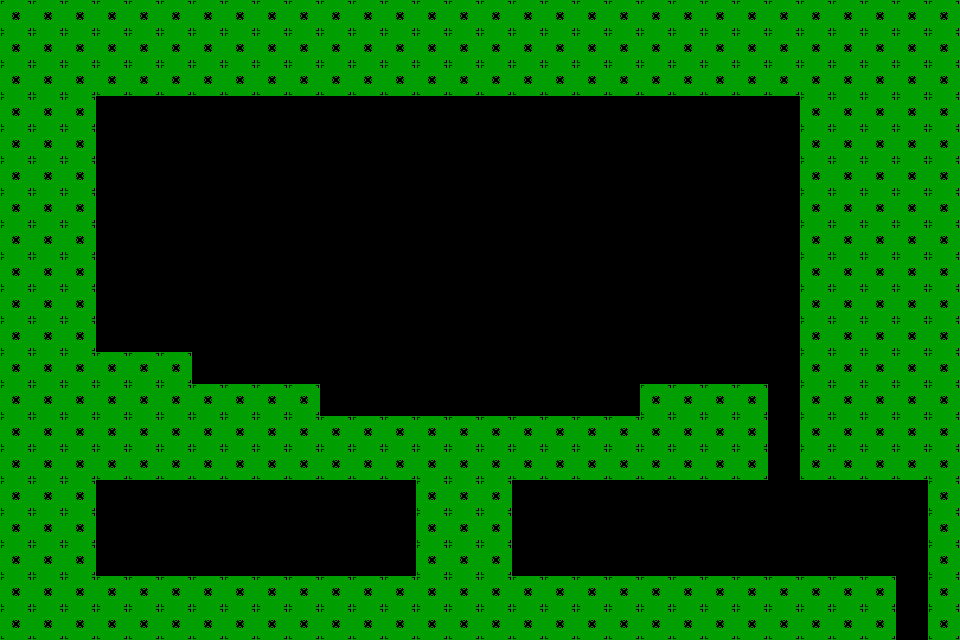

A 2D game scene composited from a Tiled map and its tileset images. What follows is a short description and the map's XML, with every tile layer's data as written:
An orthogonal 30x20 tile map with 32x32 px tiles, 1 tile layer (Layout) and 18 objects (10x Saw, 6x Portal, Spawnpoint, Goal).

<map version="1.10" tiledversion="1.12.2" orientation="orthogonal" renderorder="right-down" width="30" height="20" tilewidth="32" tileheight="32" infinite="0" nextlayerid="3" nextobjectid="21">
 <editorsettings>
  <export target="../../maps/level3.lua" format="lua" />
 </editorsettings>
 <tileset firstgid="1" name="Props" class="Saw" tilewidth="32" tileheight="32" tilecount="5" columns="0">
  <grid orientation="orthogonal" width="1" height="1" />
  <tile id="0" type="Tile">
   <image source="../../assets/images/test.png" width="32" height="32" />
  </tile>
  <tile id="1" type="Placeholder">
   <image source="../../assets/images/placeholder.png" width="32" height="32" />
  </tile>
  <tile id="3" type="Spike">
   <image source="../../assets/images/spike.png" width="32" height="16" />
  </tile>
  <tile id="4" type="Goal">
   <image source="../../assets/images/goal.png" width="32" height="32" />
  </tile>
  <tile id="5" type="Saw">
   <image source="../../assets/images/saw.png" width="32" height="32" />
  </tile>
 </tileset>
 <layer id="1" name="Layout" width="30" height="20">
  <data encoding="csv">
1,1,1,1,1,1,1,1,1,1,1,1,1,1,1,1,1,1,1,1,1,1,1,1,1,1,1,1,1,1,
1,1,1,1,1,1,1,1,1,1,1,1,1,1,1,1,1,1,1,1,1,1,1,1,1,1,1,1,1,1,
1,1,1,1,1,1,1,1,1,1,1,1,1,1,1,1,1,1,1,1,1,1,1,1,1,1,1,1,1,1,
1,1,1,0,0,0,0,0,0,0,0,0,0,0,0,0,0,0,0,0,0,0,0,0,0,1,1,1,1,1,
1,1,1,0,0,0,0,0,0,0,0,0,0,0,0,0,0,0,0,0,0,0,0,0,0,1,1,1,1,1,
1,1,1,0,0,0,0,0,0,0,0,0,0,0,0,0,0,0,0,0,0,0,0,0,0,1,1,1,1,1,
1,1,1,0,0,0,0,0,0,0,0,0,0,0,0,0,0,0,0,0,0,0,0,0,0,1,1,1,1,1,
1,1,1,0,0,0,0,0,0,0,0,0,0,0,0,0,0,0,0,0,0,0,0,0,0,1,1,1,1,1,
1,1,1,0,0,0,0,0,0,0,0,0,0,0,0,0,0,0,0,0,0,0,0,0,0,1,1,1,1,1,
1,1,1,0,0,0,0,0,0,0,0,0,0,0,0,0,0,0,0,0,0,0,0,0,0,1,1,1,1,1,
1,1,1,0,0,0,0,0,0,0,0,0,0,0,0,0,0,0,0,0,0,0,0,0,0,1,1,1,1,1,
1,1,1,1,1,1,0,0,0,0,0,0,0,0,0,0,0,0,0,0,0,0,0,0,0,1,1,1,1,1,
1,1,1,1,1,1,1,1,1,1,0,0,0,0,0,0,0,0,0,0,1,1,1,1,0,1,1,1,1,1,
1,1,1,1,1,1,1,1,1,1,1,1,1,1,1,1,1,1,1,1,1,1,1,1,0,1,1,1,1,1,
1,1,1,1,1,1,1,1,1,1,1,1,1,1,1,1,1,1,1,1,1,1,1,1,0,1,1,1,1,1,
1,1,1,0,0,0,0,0,0,0,0,0,0,1,1,1,0,0,0,0,0,0,0,0,0,0,0,0,0,1,
1,1,1,0,0,0,0,0,0,0,0,0,0,1,1,1,0,0,0,0,0,0,0,0,0,0,0,0,0,1,
1,1,1,0,0,0,0,0,0,0,0,0,0,1,1,1,0,0,0,0,0,0,0,0,0,0,0,0,0,1,
1,1,1,1,1,1,1,1,1,1,1,1,1,1,1,1,1,1,1,1,1,1,1,1,1,1,1,1,0,1,
1,1,1,1,1,1,1,1,1,1,1,1,1,1,1,1,1,1,1,1,1,1,1,1,1,1,1,1,0,1
</data>
 </layer>
 <objectgroup id="2" name="Objects">
  <object id="1" name="Spawnpoint" gid="2" x="128" y="320" width="32" height="32" />
  <object id="2" name="Goal" gid="5" x="128" y="576" width="32" height="32" />
  <object id="5" name="Portal" gid="2" x="288" y="320" width="32" height="32">
   <properties>
    <property name="pair" type="int" value="1" />
   </properties>
  </object>
  <object id="6" name="Portal" gid="2" x="640" y="320" width="32" height="32">
   <properties>
    <property name="pair" type="int" value="1" />
   </properties>
  </object>
  <object id="7" name="Saw" gid="6" x="320" y="416" width="32" height="32" />
  <object id="8" name="Saw" gid="6" x="384" y="416" width="32" height="32" />
  <object id="9" name="Saw" gid="6" x="352" y="416" width="32" height="32" />
  <object id="10" name="Saw" gid="6" x="416" y="416" width="32" height="32" />
  <object id="11" name="Saw" gid="6" x="448" y="416" width="32" height="32" />
  <object id="12" name="Saw" gid="6" x="480" y="416" width="32" height="32" />
  <object id="13" name="Saw" gid="6" x="512" y="416" width="32" height="32" />
  <object id="14" name="Saw" gid="6" x="576" y="416" width="32" height="32" />
  <object id="15" name="Saw" gid="6" x="544" y="416" width="32" height="32" />
  <object id="16" name="Saw" gid="6" x="608" y="416" width="32" height="32" />
  <object id="17" name="Portal" gid="2" x="896" y="640" width="32" height="32">
   <properties>
    <property name="pair" type="int" value="3" />
   </properties>
  </object>
  <object id="18" name="Portal" gid="2" x="512" y="544" width="32" height="32">
   <properties>
    <property name="pair" type="int" value="2" />
   </properties>
  </object>
  <object id="19" name="Portal" gid="2" x="384" y="544" width="32" height="32">
   <properties>
    <property name="pair" type="int" value="3" />
   </properties>
  </object>
  <object id="20" name="Portal" gid="2" x="480" y="128" width="32" height="32">
   <properties>
    <property name="isInvisible" type="bool" value="true" />
    <property name="pair" type="int" value="2" />
   </properties>
  </object>
 </objectgroup>
</map>
